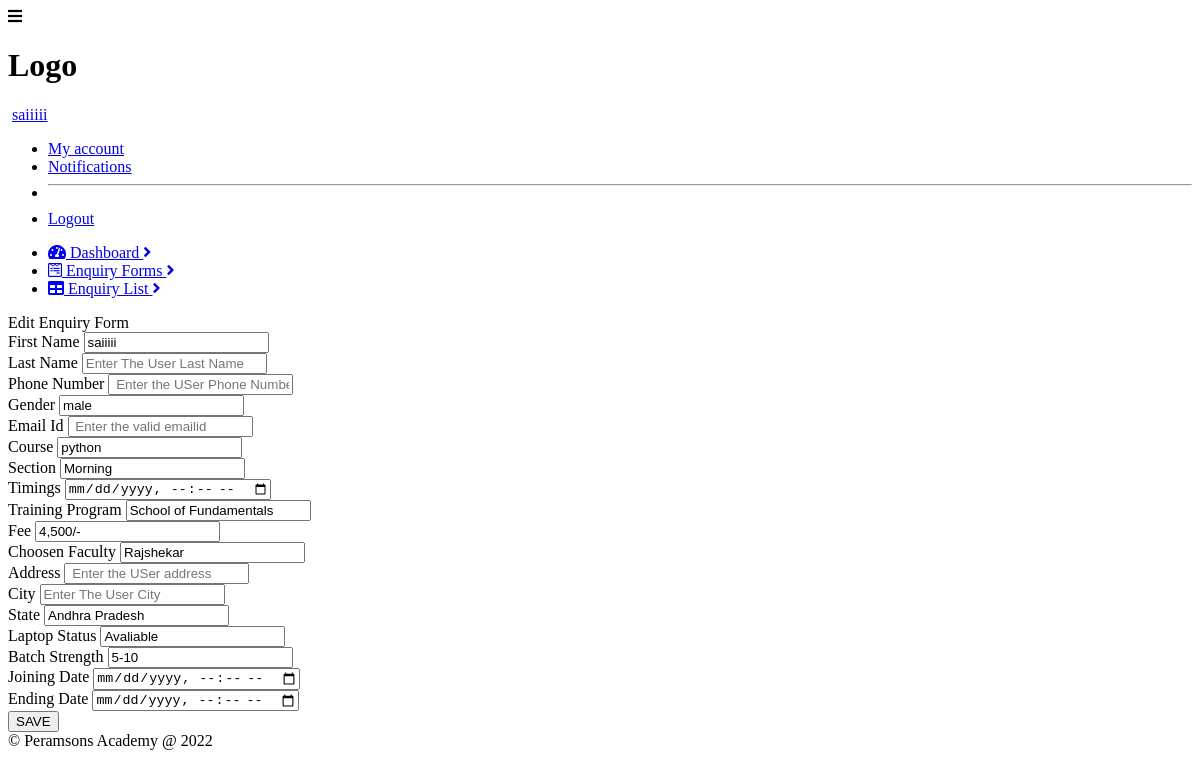
/edit_enquery_forms.php?id=2 (signed in), run on the app's committed database.
### tables this page shows
CREATE TABLE `enquiry_list` (
  `User_ID` int(11) NOT NULL,
  `User_Name` varchar(250) NOT NULL,
  `User_Last_Name` varchar(250) NOT NULL,
  `User_Phone_pno` varchar(250) NOT NULL,
  `User_Gender` varchar(250) NOT NULL,
  `User_Email_id` varchar(250) NOT NULL,
  `User_Course` varchar(250) NOT NULL,
  `User_section` varchar(250) NOT NULL,
  `User_Timings` varchar(250) NOT NULL,
  `User_Training_program` varchar(250) NOT NULL,
  `User_Fee` varchar(250) NOT NULL,
  `User_Faculty` varchar(250) NOT NULL,
  `User_Address` varchar(250) NOT NULL,
  `City` varchar(250) NOT NULL,
  `State` varchar(250) NOT NULL,
  `User_Laptop_status` varchar(250) NOT NULL,
  `Batch_Strength` varchar(250) NOT NULL,
  `User_Joining_Date` datetime NOT NULL,
  `User_Realving_Date` datetime NOT NULL,
  `Date_and_Time` timestamp NOT NULL DEFAULT current_timestamp() ON UPDATE current_timestamp()
);

### edit_enquery_forms.php (the view, shortened to what the rows shown need)
<?php
    include("conn.php");
    $id = $_GET['id'];
    $query = mysqli_query($connection, "SELECT * FROM `enquiry_list` where User_ID='$id' ");
    $row = mysqli_fetch_array($query);
?>
<!DOCTYPE html>
<html lang="en">
<head>
    <link rel="stylesheet" href="./dist/styles.css">
    <link rel="stylesheet" href="./dist/all.css">
</head>
<body>
<div class="mx-auto bg-grey-lightest">
    <div class="min-h-screen flex flex-col">
        <header class="bg-nav">
            <div class="flex justify-between">
                <div class="p-1 mx-3 inline-flex items-center">
                    <h1 class="text-white p-2">Logo</h1>
                </div>
                <div class="p-1 flex flex-row items-center">
                    <a href="#" onclick="profileToggle()" class="text-white p-2 no-underline hidden md:block lg:block"><?php echo $row['1']; ?></a>
                    <div id="ProfileDropDown" class="rounded hidden shadow-md bg-white absolute pin-t mt-12 mr-1 pin-r">
                        <ul class="list-reset">
                        </ul>
                    </div>
                </div>
            </div>
        </header>
        <div class="flex flex-1">
            <main class="bg-white-500 flex-1 p-3 overflow-hidden">
                <div class="flex flex-col">
                    <form class="w-full" action="update.php?id=<?php echo $id; ?>" method="POST">
                    <div class="flex flex-1  flex-col md:flex-row lg:flex-row mx-2">
                        <div class="mb-2 border-solid border-gray-300 rounded border shadow-sm w-full">
                            <div class="p-3">
                                    <div class="flex flex-wrap -mx-3 mb-6">
                                        <div class="w-full md:w-1/3 px-3 mb-6 md:mb-0">
                                            <label class="block uppercase tracking-wide text-grey-darker text-xs font-light mb-1"
                                                   for="grid-city">
                                                First Name
                                            </label>
                                            <input class="appearance-none block w-full bg-grey-200 text-grey-darker border border-grey-200 rounded py-3 px-4 leading-tight focus:outline-none focus:bg-white focus:border-grey"
                                                   id="grid-city" type="text" placeholder="Enter The User first Name" name="firstname" value="<?php echo $row['1']; ?>">
                                        </div>
                                    </div>
                                    <div class="flex flex-wrap -mx-3 mb-6">
                                        <div class="w-full md:w-1/3 px-3 mb-6 md:mb-0">
                                            <label class="block uppercase tracking-wide text-grey-darker text-xs font-light mb-1"
                                                   for="grid-state">
                                                Gender
                                            </label>
                                            <input class="appearance-none block w-full bg-grey-200 text-grey-darker border border-grey-200 rounded py-3 px-4 leading-tight focus:outline-none focus:bg-white focus:border-grey"
                                            id="grid-city" type="text" placeholder="Gender" name="Gender" value="<?php echo $row['4']; ?>">
                                        </div>
                                        <div class="w-full md:w-1/3 px-3 mb-6 md:mb-0">
                                            <label class="block uppercase tracking-wide text-grey-darker text-xs font-light mb-1"
                                                   for="grid-state">
                                                Course
                                            </label>
                                            <input class="appearance-none block w-full bg-grey-200 text-grey-darker border border-grey-200 rounded py-3 px-4 leading-tight focus:outline-none focus:bg-white focus:border-grey"
                                                   id="grid-city" type="text" placeholder=" Enter the course" name="Course" value="<?php echo $row['6']; ?>">
                                        </div>
                                    </div>
                                    <div class="flex flex-wrap -mx-3 mb-6">
                                        <div class="w-full md:w-1/3 px-3 mb-6 md:mb-0">
                                            <label class="block uppercase tracking-wide text-grey-darker text-xs font-light mb-1"
                                                   for="grid-state">
                                                Section
                                            </label>
                                            <input class="appearance-none block w-full bg-grey-200 text-grey-darker border border-grey-200 rounded py-3 px-4 leading-tight focus:outline-none focus:bg-white focus:border-grey"
                                            id="grid-city" type="text" placeholder=" Enter the section" name="section"
                                            value="<?php echo $row['7']; ?>">
                                        </div>
                                        <div class="w-full md:w-1/3 px-3 mb-6 md:mb-0">
                                            <label class="block uppercase tracking-wide text-grey-darker text-xs font-light mb-1"
                                                   for="grid-state">
                                                Training Program
                                            </label>
                                            <input class="appearance-none block w-full bg-grey-200 text-grey-darker border border-grey-200 rounded py-3 px-4 leading-tight focus:outline-none focus:bg-white focus:border-grey"
                                            id="grid-city" type="text" placeholder=" Enter the Training Program" name="TrainingProgram"
                                            value="<?php echo $row['9']; ?>">
                                        </div>
                                    </div>
                                    <div class="flex flex-wrap -mx-3 mb-6">
                                        <div class="w-full md:w-1/3 px-3 mb-6 md:mb-0">
                                            <label class="block uppercase tracking-wide text-grey-darker text-xs font-light mb-1"
                                                   for="grid-state">
                                                Fee
                                            </label>
                                            <input class="appearance-none block w-full bg-grey-200 text-grey-darker border border-grey-200 rounded py-3 px-4 leading-tight focus:outline-none focus:bg-white focus:border-grey"
                                            id="grid-city" type="text" placeholder=" Enter the fee" name="fee"
                                            value="<?php echo $row['10']; ?>">
                                        </div>
                                        <div class="w-full md:w-1/3 px-3 mb-6 md:mb-0">
                                            <label class="block uppercase tracking-wide text-grey-darker text-xs font-light mb-1"
                                                   for="grid-state">
                                                Choosen Faculty
                                            </label>
                                                <input class="appearance-none block w-full bg-grey-200 text-grey-darker border border-grey-200 rounded py-3 px-4 leading-tight focus:outline-none focus:bg-white focus:border-grey"
                                                   id="grid-city" type="text" placeholder=" Enter the USer Choosen Faculty" name="Choosenfaculty" value="<?php echo $row['11']; ?>">
                                        </div>
                                    </div>
                                    <div class="flex flex-wrap -mx-3 mb-2">
                                        <div class="w-full md:w-1/3 px-3 mb-6 md:mb-0">
                                            <label class="block uppercase tracking-wide text-grey-darker text-xs font-light mb-1"
                                                   for="grid-state">
                                                State
                                            </label>
                                            <input class="appearance-none block w-full bg-grey-200 text-grey-darker border border-grey-200 rounded py-3 px-4 leading-tight focus:outline-none focus:bg-white focus:border-grey"
                                            id="grid-city" type="text" placeholder=" Enter the user state" name="state"
                                            value="<?php echo $row['14']; ?>">
                                        </div>
                                        <div class="w-full md:w-1/3 px-3 mb-6 md:mb-0">
                                            <label class="block uppercase tracking-wide text-grey-darker text-xs font-light mb-1"
                                                   for="grid-state">
                                                Laptop Status
                                            </label>
                                            <input class="appearance-none block w-full bg-grey-200 text-grey-darker border border-grey-200 rounded py-3 px-4 leading-tight focus:outline-none focus:bg-white focus:border-grey"
                                            id="grid-city" type="text" placeholder=" Enter the Laptop status" name="laptopstatus"
                                            value="<?php echo $row['15']; ?>">
                                        </div>
                                    </div>
                                    <div class="flex flex-wrap -mx-3 mb-2">
                                        <div class="w-full md:w-1/3 px-3 mb-6 md:mb-0">
                                            <label class="block uppercase tracking-wide text-grey-darker text-xs font-light mb-1"
                                                   for="grid-state">
                                                Batch Strength
                                            </label>
                                                <input class="appearance-none block w-full bg-grey-200 text-grey-darker border border-grey-200 rounded py-3 px-4 leading-tight focus:outline-none focus:bg-white focus:border-grey"
                                                   id="grid-city" type="text" placeholder=" Enter the batchstrength" name="batchstrength" value="<?php echo $row['16']; ?>">
                                        </div>
                                         <div class="w-full md:w-1/3 px-3 mb-6 md:mb-0">
                                            <label class="block uppercase tracking-wide text-grey-darker text-xs font-light mb-1"
                                                   for="grid-city">
                                                Joining Date
                                            </label>
                                            <input class="appearance-none block w-full bg-grey-200 text-grey-darker border border-grey-200 rounded py-3 px-4 leading-tight focus:outline-none focus:bg-white focus:border-grey"
                                                   id="grid-city" type="datetime-local" placeholder=" Enter the join date" name="Joiningdate" value="<?php echo $row['17']; ?>">
                                        </div>
                                        <div class="w-full md:w-1/3 px-3 mb-6 md:mb-0">
                                            <label class="block uppercase tracking-wide text-grey-darker text-xs font-light mb-1"
                                                   for="grid-city">
                                                Ending Date
                                            </label>
                                            <input class="appearance-none block w-full bg-grey-200 text-grey-darker border border-grey-200 rounded py-3 px-4 leading-tight focus:outline-none focus:bg-white focus:border-grey"
                                                   id="grid-city" type="datetime-local" placeholder=" Enter the end date" name="endingdate" value="<?php echo $row['18']; ?>">
                                        </div>
                                    </div>
                            </div>
                        </div>
                    </div>
                    </form>
                </div>
            </main>
        </div>
    </div>
</div>
</body>
</html>

### data on the page
enquiry_list: User_Name "saiiiii", firstname "saiiiii", Gender "male", Course "python", section "Morning", TrainingProgram "School of Fundamentals", fee "4,500/-", Choosenfaculty "Rajshekar", state "Andhra Pradesh", laptopstatus "Avaliable", batchstrength "5-10"
